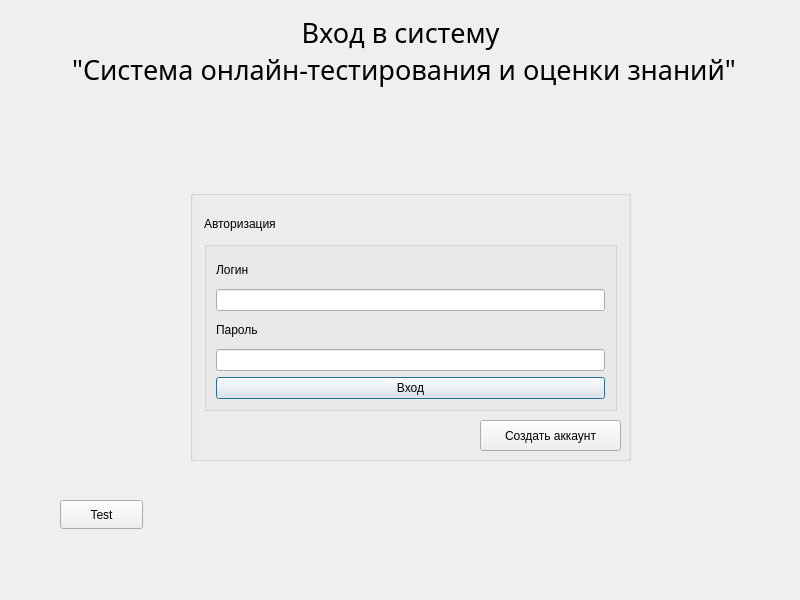
<?xml version="1.0" encoding="UTF-8"?>
<ui version="4.0">
 <class>Autorization</class>
 <widget class="QDialog" name="Autorization">
  <property name="geometry">
   <rect>
    <x>0</x>
    <y>0</y>
    <width>800</width>
    <height>600</height>
   </rect>
  </property>
  <property name="windowTitle">
   <string>Autorization</string>
  </property>
  <widget class="QLabel" name="label">
   <property name="geometry">
    <rect>
     <x>10</x>
     <y>10</y>
     <width>781</width>
     <height>81</height>
    </rect>
   </property>
   <property name="font">
    <font>
     <family>Goudy Old Style</family>
     <pointsize>20</pointsize>
     <bold>false</bold>
    </font>
   </property>
   <property name="text">
    <string>Вход в систему 
 &quot;Система онлайн-тестирования и оценки знаний&quot;</string>
   </property>
   <property name="alignment">
    <set>Qt::AlignCenter</set>
   </property>
  </widget>
  <widget class="QGroupBox" name="groupBox_2">
   <property name="geometry">
    <rect>
     <x>190</x>
     <y>190</y>
     <width>441</width>
     <height>271</height>
    </rect>
   </property>
   <property name="title">
    <string/>
   </property>
   <property name="flat">
    <bool>false</bool>
   </property>
   <widget class="QLabel" name="AutorizationText">
    <property name="geometry">
     <rect>
      <x>14</x>
      <y>24</y>
      <width>92</width>
      <height>20</height>
     </rect>
    </property>
    <property name="text">
     <string>Авторизация</string>
    </property>
   </widget>
   <widget class="QGroupBox" name="LoginGroupBox">
    <property name="geometry">
     <rect>
      <x>14</x>
      <y>51</y>
      <width>413</width>
      <height>170</height>
     </rect>
    </property>
    <property name="title">
     <string/>
    </property>
    <property name="flat">
     <bool>false</bool>
    </property>
    <layout class="QVBoxLayout" name="verticalLayout">
     <item>
      <widget class="QLabel" name="loginText">
       <property name="text">
        <string>Логин</string>
       </property>
      </widget>
     </item>
     <item>
      <widget class="QLineEdit" name="Login"/>
     </item>
     <item>
      <widget class="QLabel" name="passwordText">
       <property name="text">
        <string>Пароль</string>
       </property>
      </widget>
     </item>
     <item>
      <widget class="QLineEdit" name="Password"/>
     </item>
     <item>
      <widget class="QPushButton" name="Enter">
       <property name="text">
        <string>Вход</string>
       </property>
      </widget>
     </item>
    </layout>
   </widget>
   <widget class="QPushButton" name="RegButton">
    <property name="geometry">
     <rect>
      <x>290</x>
      <y>230</y>
      <width>141</width>
      <height>31</height>
     </rect>
    </property>
    <property name="text">
     <string>Создать аккаунт</string>
    </property>
   </widget>
  </widget>
  <widget class="QPushButton" name="Test">
   <property name="geometry">
    <rect>
     <x>60</x>
     <y>500</y>
     <width>83</width>
     <height>29</height>
    </rect>
   </property>
   <property name="text">
    <string>Test</string>
   </property>
  </widget>
 </widget>
 <resources/>
 <connections/>
</ui>
